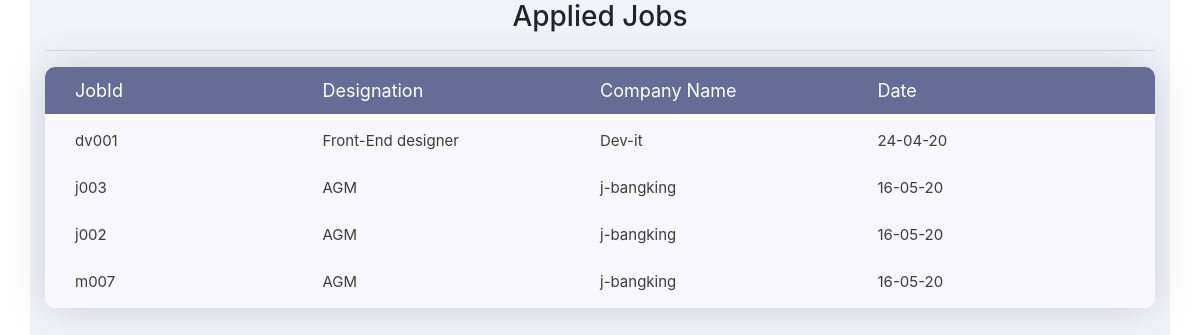
Screenshot of /Employee/myDashboard.php (signed in) with the database file from the repository.
### tables this page shows
CREATE TABLE `seekerappliedjobs` (
  `id` int(11) NOT NULL,
  `email` varchar(50) NOT NULL,
  `appliedJobs` varchar(5000) NOT NULL
);

CREATE TABLE `job` (
  `ID` int(10) NOT NULL,
  `job_id` varchar(50) DEFAULT NULL,
  `employer` varchar(50) NOT NULL,
  `title` varchar(50) NOT NULL,
  `type` varchar(20) NOT NULL,
  `location` varchar(100) NOT NULL,
  `catagory` varchar(50) NOT NULL,
  `experience` int(2) NOT NULL,
  `vacancy` int(5) NOT NULL,
  `salary` int(10) NOT NULL,
  `description` varchar(10000) NOT NULL,
  `ts_created` timestamp(5) NOT NULL DEFAULT current_timestamp(5) ON UPDATE current_timestamp(5),
  `pic` varchar(500) NOT NULL DEFAULT 'job_logo_1.jpg'
);

### Employee/myDashboard.php (the view, shortened to what this page needs)
<?php
include "includes/db_connect.php";
if (!isset($_SESSION["email"])) {
  header("Location: ../logout.php");
}else{
  $email = $_SESSION['email'];
}
?>
<!DOCTYPE html>
<html lang="en">
<head>
  <link rel="stylesheet" href="../css/Employee/myDashboard.css">
  <link rel="stylesheet" href="../css/Employee/bootstrap.css">
  <link rel="stylesheet" href="../css/Employee/fonts.css">
  <link rel="stylesheet" href="https://maxcdn.bootstrapcdn.com/bootstrap/4.0.0/css/bootstrap.min.css">
</head>
<body>
  <div class="container" style="background: #f0f3fa none repeat scroll 0 0; height:1000px">
    <div class="dashboard-right" style="border-radius: 5%">
      <div class="candidate-profile">
      <h3 style="text-align: center"> Applied Jobs</h3>
      <hr>
        <form onsubmit="return false">
          <div class="table100 ver1 m-b-110">
            <div class="table100-head">
              <table>
                <thead>
                  <tr class="row100 head">
                    <th class="cell100 column1">JobId</th>
                    <th class="cell100 column2">Designation</th>
                    <th class="cell100 column3">Company Name</th>
                    <th class="cell100 column4">Date</th>
                  </tr>
                </thead>
              </table>
            </div>
            <div class="table100-body js-pscroll">
              <table>
                <tbody>
                  <?php
                  $sqlUserCheck = "SELECT appliedJobs FROM seekerappliedjobs WHERE email = '$email' ";
                  $result = mysqli_query($conn, $sqlUserCheck);
                  while ($row = mysqli_fetch_array($result)) {
                    $res = $row['appliedJobs'];
                    $subR = explode(',', $res);
                    $count = count($subR);
                    for ($x = 0; $x < ($count - 1); $x++) {
                      $r = explode(';', $subR[$x]);
                      echo '<tr class="row100 body">';
                      echo '<td class="cell100 column1">' . $r[0] . '</td>';
                  $sqlUserCheck = "SELECT employer,title FROM job WHERE job_id = '$r[0]' ";
                  $result = mysqli_query($conn, $sqlUserCheck);
                  while ($row = mysqli_fetch_array($result)){
                    $company = $row['employer'];
                    $designation = $row['title'];
                    echo '<td class="cell100 column2">' . $designation . '</td>';
                    echo '<td class="cell100 column3">' . $company . '</td>';
                  }
                      echo '<td class="cell100 column4">' . $r[1] . '</td>';
                      echo "</tr>";
                    }
                  }
                  ?>
                </tbody>
              </table>
            </div>
          </div>
        </form>
      </div>
    </div>
  </div>
</body>
</html>

### css/Employee/myDashboard.css (style rules this page uses)
* { margin: 0px; padding: 0px; box-sizing: border-box; }
body, html { height: 100%; font-family: sans-serif; }
h1, h2, h3, h4, h5, h6 { margin: 0px; }
.js-pscroll { position: relative; overflow: hidden; }
.table100 { background-color: #fff; }
table { width: 100%; }
th, td { font-weight: unset; padding-right: 10px; }
.column1 { width: 25%; padding-left: 30px; }
.column2 { width: 25%; }
.column3 { width: 25%; }
.column4 { width: 25%; }
.table100-head th { padding-top: 11px; padding-bottom: 11px; }
.table100-body td { padding-top: 10px; padding-bottom: 16px; }
.table100 { position: relative; padding-top: 53px; }
.table100-head { position: absolute; width: 100%; top: 0; left: 0; }
.table100-body { max-height: 585px; overflow: auto; }
.table100.ver1 th { font-size: 18px; color: #fff; line-height: 1.4; background-color: #666c96; }
.table100.ver1 td { font-size: 15px; color: #3c3c3c; line-height: 1.4; }
.table100.ver1 .table100-body tr { background-color: #f8f6ff; }
.table100.ver1 { border-radius: 10px; overflow: hidden; box-shadow: 0 0px 40px 0px rgba(0, 0, 0, 0.15); -moz-box-shadow: 0 0px 40px 0px rgba(0, 0, 0, 0.15); -webkit-box-shadow: 0 0px 40px 0px rgba(0, 0, 0, 0.15); -o-box-shadow: 0 0px 40px 0px rgba(0, 0, 0, 0.15); -ms-box-shadow: 0 0px 40px 0px rgba(0, 0, 0, 0.15); }

### rows the page displays
seekerappliedjobs: appliedJobs "dv001", appliedJobs "24-04-20", appliedJobs "j003", appliedJobs "16-05-20", appliedJobs "j002", appliedJobs "m007"
job: title "Front-End designer", employer "Dev-it"
job: title "AGM", employer "j-bangking"
job: title "AGM", employer "j-bangking"
job: title "AGM", employer "j-bangking"
